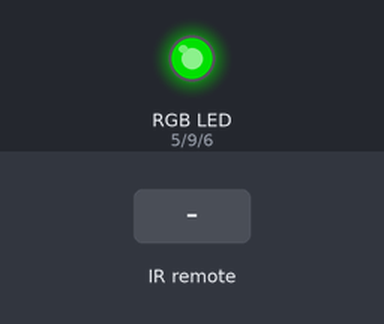
Bench run of a sketch on a simulated Arduino Uno, built with avr-gcc and run on an emulated ATmega328P. On the bench: an RGB LED mixed from three pins (HIGH = lit). The test bench sets the inputs (shaded band). Dim RGB values are drawn brighter than linear.

Above: at 3.2 s.
3.3 s: infrared code 0xFF30CF received
At 6.32 s:
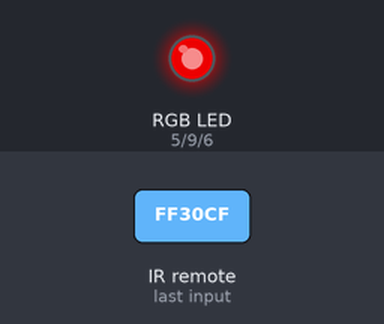
7.6 s: infrared code 0xFF18E7 received
At 7.86 s:
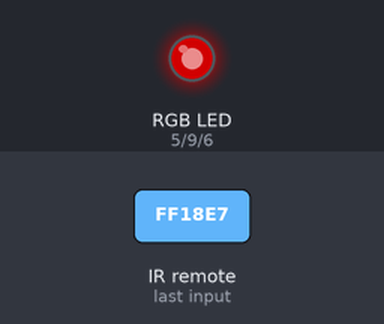
12.3 s: infrared code 0xFF7A85 received
At 12.48 s:
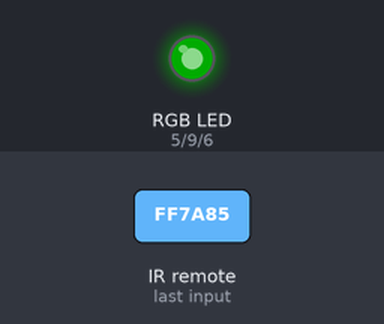
18.6 s: infrared code 0xFF18E7 received
At 21.14 s:
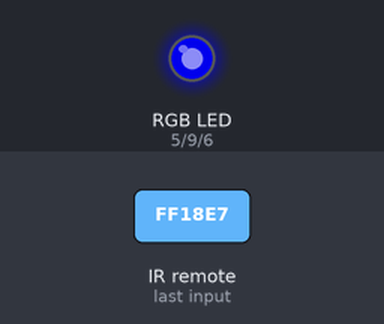
Timing chart, 0 to 25.9 s (numbered marks = the images above; inputs shaded):
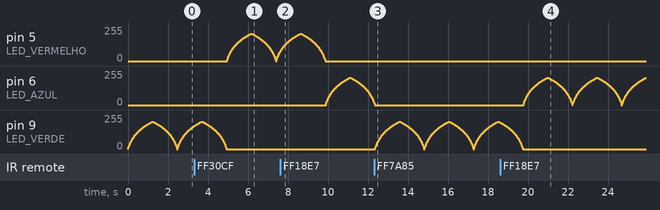

The sketch:

lilypad-acende-suave-v01.ino
```cpp
// Arduino e Lilypad Controle Remoto IR - receptor
// le estado do IR e acende LEDs
// https://blog.eletrogate.com/guia-completo-do-controle-remoto-ir-receptor-ir-para-arduino
// Baseado em https://hetpro-store.com/TUTORIALES/control-ir-con-arduino/
#include <IRremote.h>                       // Biblioteca IRemote

#define REPETE    0xFFFFFFFF
#define BT_UM     0xFF30CF
#define BT_DOIS   0xFF18E7
#define BT_TRES   0xFF7A85
#define BT_QUATRO 0xFF10EF
#define BT_CINCO  0xFF38C7
#define BT_NOVE   0xFF52AD

// pesquisar quais são os pinos do Lilypad que funcionam como PWM
//
#define LED_VERMELHO 5
#define LED_AZUL 6
#define LED_VERDE 9
#define LED_TODOS 0

#define MAXTEMPO 70
#define MINTEMPO 5

#define RECV_PIN 3                          // Lilypar - pino 4 conectado no Receptor IR

#include <math.h>

IRrecv irrecv(RECV_PIN);                    // criando a instância
decode_results results;                     // declarando os resultados

int ledAtual = LED_VERDE;                   // cor de partida
int tempo = 20;                             // intervalo de tempo

void setup()
{
  Serial.begin(9600);                       // Setando monitor serial para velocidade 9600 bps
  pinMode(LED_VERMELHO, OUTPUT);
  pinMode(LED_AZUL, OUTPUT);
  pinMode(LED_VERDE, OUTPUT);
  apagaTudo();
  irrecv.enableIRIn();                      // Inicializa a recepção de códigos
}


void loop()
{
  if (irrecv.decode(&results))              // se algum código for recebido
  {
    if ( results.value != REPETE ) {
      // Serial.println(results.value, HEX);     // imprime o HEX Code
      switch ( results.value ) {
        case BT_UM :                           // botao um - acende VERMELHO
          acendeVermelho();
          delay(1);
          break;

        case BT_DOIS :                      // botao dois - acende AZUL
          acendeAzul();
          delay(1);
          break;

        case BT_TRES :                      // botao tres - acende VERDE
          acendeVerde();
          delay(1);
          break;

        case BT_QUATRO:                     // botao quatro - reduzindo tempo
          tempo = tempo - 10;
          if ( tempo < MINTEMPO )
            tempo = MINTEMPO;
          break;

        case BT_CINCO:                    // botao cinco - aumentando tempo
          tempo = tempo + 10;
          if ( tempo > MAXTEMPO )
            tempo = MAXTEMPO;
          break;

        case BT_NOVE :                   // acende todos os LEDs em sequencia
          acendeTodos();
          delay(1);
          break;

        default:
          break;
      }
      apagaTudo();
    }
    irrecv.resume();                        // reinicializa o receptor
    delay(5);                              // atraso de 10 ms
  }

  if ( ledAtual != LED_TODOS ) {
    fadeIn( ledAtual, tempo );
    fadeOut( ledAtual, tempo );
  }
  else {
    apagaTudo();
    fadeIn( LED_VERDE, tempo/2 );
    apagaTudo();
    fadeIn( LED_VERMELHO, tempo/2 );
    apagaTudo();
    fadeIn( LED_AZUL, tempo/2 );
  }

}

void fadeIn( int led, int tempo ) {
  for (int i = 0; i <= 60; i++) {
    setRGB(logFade(i), led);
    delay(tempo); // Espere por alguns ms
  }
}
void fadeOut( int led, int tempo ) {
  for (int i = 60; i >= 0; i--) {
    setRGB(logFade(i), led);
    delay(tempo); // Espere por alguns ms
  }
}


void acendeTodos() {
  ledAtual = LED_TODOS;
}

// funcoes para acender leds
void acendeVermelho() {
  ledAtual = LED_VERMELHO;
}

void acendeAzul() {
  ledAtual = LED_AZUL ;
}

void acendeVerde() {
  ledAtual = LED_VERDE ;
}

void apagaTudo() {
  analogWrite( LED_VERMELHO, LOW );
  analogWrite( LED_AZUL, LOW );
  analogWrite ( LED_VERDE, LOW );
}


// Função para definir a intensidade dos LEDs RGB
void setRGB(int intensity, int led) {
  analogWrite(led, intensity);
  // analogWrite(greenPin, intensity);
  //analogWrite(bluePin, intensity);
}

// Função para calcular a intensidade com uma escala logarítmica
int logFade(double value) {
  return (int)(255.0 * (log10(1 + 9 * (value / 100.0))));
}
```

Measured:
- after the input at 3.3 s, pin 9 (LED_VERDE): goes on until 4.9 s, then stays 0/255
- after the input at 7.6 s, pin 5 (LED_VERMELHO): goes on until 9.9 s, then stays 0/255; pin 6 (LED_AZUL): rises from 0/255 to 205/255 in 1.2 s, then falls to 18/255 in 1.2 s
